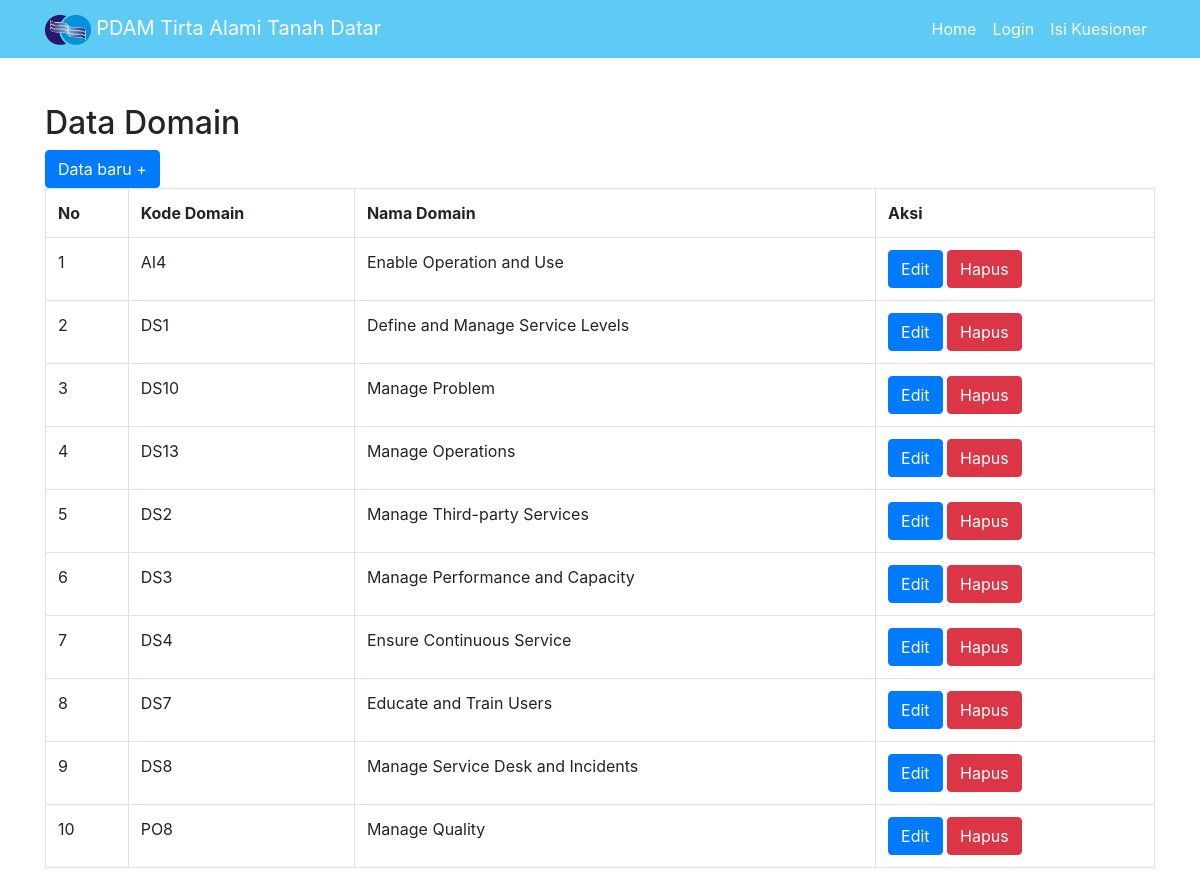
The page /tampil_domain.php on the database its author committed.
### tables this page shows
CREATE TABLE `tbl_domain` (
  `kd_domain` varchar(6) NOT NULL,
  `nm_domain` varchar(50) NOT NULL,
  `no_urut` int(11) NOT NULL
);

### Medoo.php (called while the page is built, shortened)
<?php
class Medoo
{
	public $pdo;
	protected $type;
	public function __construct(array $options)
	{
		if (isset($options[ 'database_type' ]))
		{
			$this->type = strtolower($options[ 'database_type' ]);
		}
		$option = isset($options[ 'option' ]) ? $options[ 'option' ] : [];
		$commands = (isset($options[ 'command' ]) && is_array($options[ 'command' ])) ? $options[ 'command' ] : [];
		switch ($this->type)
		{
			case 'mysql':
				$commands[] = 'SET SQL_MODE=ANSI_QUOTES';
				break;
		}
		if (isset($options[ 'dsn' ]))
		{
			if (is_array($options[ 'dsn' ]) && isset($options[ 'dsn' ][ 'driver' ]))
			{
				$attr = $options[ 'dsn' ];
			}
			else
			{
				throw new InvalidArgumentException('Invalid DSN option supplied');
			}
		}
		else
		{
			$is_port = isset($port);
			switch ($this->type)
			{
				case 'mysql':
					$attr = [
						'driver' => 'mysql',
						'dbname' => $options[ 'database_name' ]
					];
					if (isset($options[ 'socket' ]))
					{
						$attr[ 'unix_socket' ] = $options[ 'socket' ];
					}
					else
					{
						$attr[ 'host' ] = $options[ 'server' ];
					}
					break;
			}
		}
		$driver = $attr[ 'driver' ];
		unset($attr[ 'driver' ]);
		$stack = [];
		foreach ($attr as $key => $value)
		{
			$stack[] = is_int($key) ? $value : $key . '=' . $value;
		}
		$dsn = $driver . ':' . implode($stack, ';');
		try {
			$this->pdo = new PDO(
				$dsn,
				isset($options[ 'username' ]) ? $options[ 'username' ] : null,
				isset($options[ 'password' ]) ? $options[ 'password' ] : null,
				$option
			);
			foreach ($commands as $value)
			{
				$this->pdo->exec($value);
			}
		}
		catch (PDOException $e) {
			throw new PDOException($e->getMessage());
		}
	}
	public function query($query, $map = [])
	{
		$raw = $this->raw($query, $map);
		$query = $this->buildRaw($raw, $map);
		return $this->exec($query, $map);
	}
	public function exec($query, $map = [])
	{
		$statement = $this->pdo->prepare($query);
		if ($statement)
		{
			$statement->execute();
			return $statement;
		}
		return false;
	}
	public static function raw($string, $map = [])
	{
		$raw = new Raw();
		$raw->map = $map;
		$raw->value = $string;
		return $raw;
	}
	protected function isRaw($object)
	{
		return $object instanceof Raw;
	}
	protected function buildRaw($raw, &$map)
	{
		$query = preg_replace_callback(
			'/((FROM|TABLE|INTO|UPDATE)\s*)?\<([a-zA-Z0-9_\.]+)\>/i',
			function ($matches)
			{
				if (!empty($matches[ 2 ]))
				{
					return $matches[ 2 ] . ' ' . $this->tableQuote($matches[ 3 ]);
				}
				return $this->columnQuote($matches[ 3 ]);
			},
			$raw->value);
		return $query;
	}
}

### koneksi.php (called while the page is built, shortened)
<?php
require "Medoo.php";
$db = new Medoo([
    'database_type' => 'mysql',
    'database_name' => 'db_pdam',
    'server' => 'localhost',
    'username' => 'root',
    'password' => 'mysql'
]);
?>

### tampil_domain.php (the view, shortened to what this page needs)
<?php
require "koneksi.php";
$data_domain = $db->query("SELECT * FROM tbl_domain")->fetchAll(PDO::FETCH_ASSOC);
?>
<!DOCTYPE html>
<html lang="en">
<head>
  <?php include 'components/head.php' ?>
</head>
<body>
  <?php include 'components/menu.php' ?>
  <div class="container">
    <div class="row">
      <div class="col-md-12 mb-5 mt-5">
<h2>Data Domain</h2>
<a href="tambah_domain.php" class='btn btn-primary'>Data baru +</a>
<table class="table table-bordered table-stripped">
	<tr>
		<th>No</th>
		<th>Kode Domain</th>
		<th>Nama Domain</th>
    <th>Aksi</th>
	</tr>
<?php
foreach($data_domain as $no => $domain)
{
	echo "
		<tr>
			<td>".($no+1)."</td>
			<td>".$domain['kd_domain']."</td>
			<td>".$domain['nm_domain']."</td>
      <td>
        <a href='edit_domain.php?kd_domain=".$domain['kd_domain']."' class='btn btn-primary'>Edit</a>
        <a href='proses_hapus_domain.php?kd_domain=".$domain['kd_domain']."' class='btn btn-danger'>Hapus</a>
      </td>
		</tr>
	";
}
?>
</table>
</div>
    </div>
  </div>
</body>
</html>

### assets/css/business-frontpage.css (style rules this page uses)
body { padding-top: 56px; }

### rows shown on the page
tbl_domain: kd_domain "AI4", nm_domain "Enable Operation and Use"
tbl_domain: kd_domain "DS1", nm_domain "Define and Manage Service Levels"
tbl_domain: kd_domain "DS10", nm_domain "Manage Problem"
tbl_domain: kd_domain "DS13", nm_domain "Manage Operations"
tbl_domain: kd_domain "DS2", nm_domain "Manage Third-party Services"
tbl_domain: kd_domain "DS3", nm_domain "Manage Performance and Capacity"
tbl_domain: kd_domain "DS4", nm_domain "Ensure Continuous Service"
tbl_domain: kd_domain "DS7", nm_domain "Educate and Train Users"
tbl_domain: kd_domain "DS8", nm_domain "Manage Service Desk and Incidents"
tbl_domain: kd_domain "PO8", nm_domain "Manage Quality"
